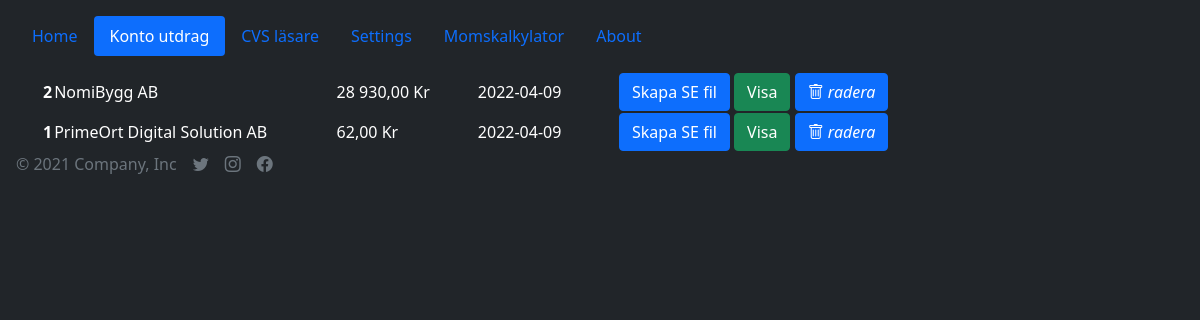
Before: /bank_statements with the older database file.
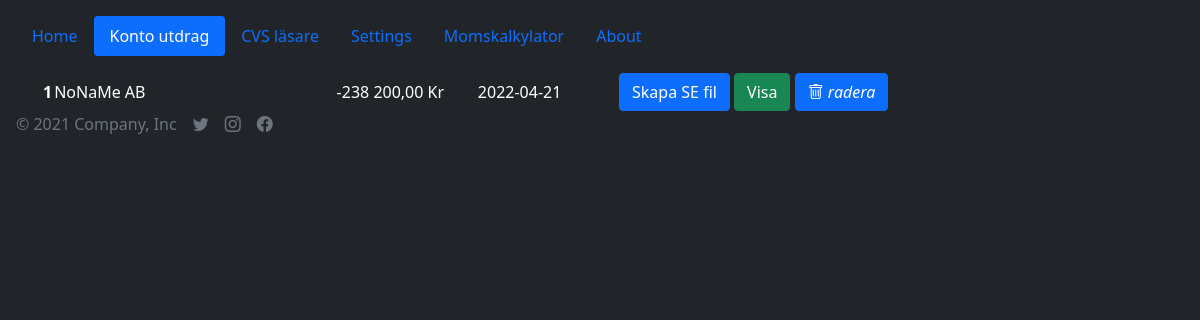
After: the same page with the newer database file.
### app/db/database_setup.py (models this page shows, shortened)
class BankStatement(Base):
    __tablename__ = 'bank_statement'
    __tableargs__ = {'comment': 'Bank Statements'}
    bank_statement_id = Column(Integer, nullable=False, unique=True, primary_key=True, autoincrement=True)
    title = Column(String(128), comment='Bank Statement name')
    summary = Column(String(128), comment='Summary')
    date = Column(String(128), default=datetime.utcnow(), comment='data')

### app/app.py (the view)
@app.route('/bank_statements')
def statements():
    return bank_statements.get_list_of_statements()

### app/bank_statements.py (called while the page is built)
def get_list_of_statements():
    statements = session.query(BankStatement).order_by(desc(BankStatement.bank_statement_id)).all()
    return render_template('bank_statements.html', statements=statements)

### app/templates/bank_statements.html (shortened to what this page needs)
{% extends 'base.html' %}
{% block body %}
    <main class="mt-3">
        <div class="container">
            <table>
                <tbody>
                {% for statement in statements %}
                    <tr class="gx-2 justify-content-center">
                        <th scope="row">{{ statement.bank_statement_id }}</th>
                        <td class="col-md-4">{{ statement.title }}</td>
                        <td class="col-md-2">{{ statement.summary }}</td>
                        <td class="col-md-2">{{ statement.date[0:10] }}</td>
                        <td class="col-auto">
                            <a href="/verifikations/se/{{ statement.bank_statement_id }}"
                               class="btn btn-primary">Skapa SE fil</a>
                            <a href="/verifikations/{{ statement.bank_statement_id }}" class="btn btn-success">Visa</a>
                            <a class="btn btn-primary" href="/bank_statements/{{ statement.bank_statement_id }}/delete" role="button">
                                <i class="bi bi-trash"> radera </i>
                            </a>
                        </td>
                    </tr>
                {% endfor %}
                </tbody>
            </table>
        </div>
    </main>
{% endblock %}

### app/templates/base.html (shortened to what this page needs)
<!doctype html>
<html lang="en" class="h-100 align-items-center">
<head>
    <link rel="stylesheet" href="{{ url_for('static',filename='css/main.css') }}">
    <link rel="stylesheet" href="https://cdn.jsdelivr.net/npm/bootstrap@5.1.3/dist/css/bootstrap.min.css"
>
    <link rel="stylesheet" href="https://cdn.jsdelivr.net/npm/bootstrap-icons@1.7.2/font/bootstrap-icons.css">
    <link rel="stylesheet"
          href="https://cdn.jsdelivr.net/npm/@fortawesome/fontawesome-free@5.15.4/css/fontawesome.min.css"
>
    <link href="https://cdn.jsdelivr.net/npm/bootstrap-dark-5@1.1.3/dist/css/bootstrap-night.min.css" rel="stylesheet">
    <link rel="stylesheet" href="https://cdnjs.cloudflare.com/ajax/libs/font-awesome/4.7.0/css/font-awesome.min.css">
</head>
<body class="text-white bg-dark">
<div class="d-flex w-100  p-3 mx-auto flex-column">
    <header class="mb-auto">
        <ul class="nav nav-pills">
            <li class="nav-item"><a href="/"
                    {% if request.path == "/" %}
                                    class="active nav-link"
                    {% else %}
                                    class="nav-link"
                    {% endif %}
                                    aria-current="page">Home</a>
            </li>
            <li class="nav-item"><a href="/bank_statements"
                    {% if request.path == "/bank_statements" %}
                                    class="active nav-link"
                    {% else %}
                                    class="nav-link"
                    {% endif %}>Konto utdrag</a>
            </li>
            <li class="nav-item"><a href="/csv_reader"
                    {% if request.path == "/csv_reader" %}
                                    class="active nav-link"
                    {% else %}
                                    class="nav-link"
                    {% endif %}>CVS läsare</a></li>
            <li class="nav-item"><a href="/settings"
                    {% if request.path == "/settings" %}
                                    class="active nav-link"
                    {% else %}
                                    class="nav-link"
                    {% endif %}>Settings</a></li>
            <li class="nav-item"><a href="/vat"
                    {% if request.path == "/vat" %}
                                    class="active nav-link"
                    {% else %}
                                    class="nav-link"
                    {% endif %}>Momskalkylator</a></li>
            <li class="nav-item"><a href="/about"
                    {% if request.path == "/about" %}
                                    class="active nav-link"
                    {% else %}
                                    class="nav-link"
                    {% endif %}>About</a></li>
        </ul>
    </header>
    {% block body %}{% endblock %}
    <footer class="mt-auto text-white-50">
        <div class="d-flex align-items-center">
            <span class="text-muted">© 2021 Company, Inc</span>
            <ul class="nav mt-auto justify-content-end d-flex">
                <li class="ms-3">
                    <a class="text-muted" href="#">
                        <i class="bi bi-twitter"></i>
                    </a>
                </li>
                <li class="ms-3">
                    <a class="text-muted" href="#">
                        <i class="bi bi-instagram"></i>
                    </a>
                </li>
                <li class="ms-3">
                    <a class="text-muted" href="#">
                        <i class="bi bi-facebook"></i>
                    </a>
                </li>
            </ul>
        </div>
    </footer>
</div>
</body>
</html>

Changed rows visible on the page:
removed BankStatement: bank_statement_id "2", title "NomiBygg AB", summary "28 930,00 Kr", date "2022-04-09"
changed BankStatement id 1: title "PrimeOrt Digital Solution AB" → "NoNaMe AB"; summary "62,00 Kr" → "-238 200,00 Kr"; date "2022-04-09" → "2022-04-21"
